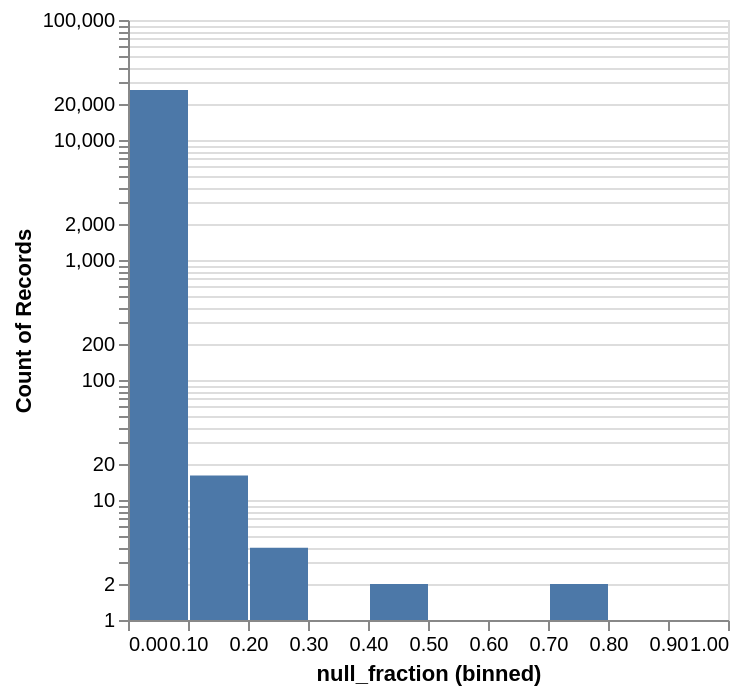

Source (notebook cell):
### Code cell
chart = alt.Chart(
    df
).mark_bar(

).encode(
    alt.X(
        "null_fraction:Q",
        bin=True,
    ),
    alt.Y('count()').scale(type = 'log')
)
chart

### Figure 1 — Vega specification as saved in the notebook (floating-point values rounded to 4 significant figures)
{"$schema": "https://vega.github.io/schema/vega/v6.json", "data": [{"name": "source_0", "values": [{"__count": 26048, "bin_maxbins_10_null_fraction": 0.0, "bin_maxbins_10_null_fraction_end": 0.1}, {"__count": 16, "bin_maxbins_10_null_fraction": 0.1, "bin_maxbins_10_null_fraction_end": 0.2}, {"__count": 2, "bin_maxbins_10_null_fraction": 0.4, "bin_maxbins_10_null_fraction_end": 0.5}, {"__count": 2, "bin_maxbins_10_null_fraction": 0.7, "bin_maxbins_10_null_fraction_end": 0.8}, {"__count": 4, "bin_maxbins_10_null_fraction": 0.2, "bin_maxbins_10_null_fraction_end": 0.3}, {"__count": 1, "bin_maxbins_10_null_fraction": 0.3, "bin_maxbins_10_null_fraction_end": 0.4}, {"__count": 1, "bin_maxbins_10_null_fraction": 0.9, "bin_maxbins_10_null_fraction_end": 1.0}, {"__count": 1, "bin_maxbins_10_null_fraction": 0.5, "bin_maxbins_10_null_fraction_end": 0.6}]}], "signals": [{"name": "bin_maxbins_10_null_fraction_bins", "value": {"fields": ["null_fraction"], "fname": "bin_null_fraction", "start": 0.0, "step": 0.1, "stop": 1.0}}], "marks": [{"type": "rect", "name": "marks", "from": {"data": "source_0"}, "encode": {"update": {"x": {"field": "bin_maxbins_10_null_fraction_end", "scale": "x", "offset": {"signal": "0.5 + (abs(scale(\"x\", datum[\"bin_maxbins_10_null_fraction_end\"]) - scale(\"x\", datum[\"bin_maxbins_10_null_fraction\"])) < 0.25 ? 0.5 * (0.25 - (abs(scale(\"x\", datum[\"bin_maxbins_10_null_fraction_end\"]) - scale(\"x\", datum[\"bin_maxbins_10_null_fraction\"])))) : -0.5)"}}, "y": {"field": "__count", "scale": "y"}, "fill": {"value": "#4c78a8"}, "x2": {"field": "bin_maxbins_10_null_fraction", "scale": "x", "offset": {"signal": "0.5 + (abs(scale(\"x\", datum[\"bin_maxbins_10_null_fraction_end\"]) - scale(\"x\", datum[\"bin_maxbins_10_null_fraction\"])) < 0.25 ? -0.5 * (0.25 - (abs(scale(\"x\", datum[\"bin_maxbins_10_null_fraction_end\"]) - scale(\"x\", datum[\"bin_maxbins_10_null_fraction\"])))) : 0.5)"}}, "y2": {"signal": "scale('y', domain('y')[0])"}}}, "style": ["bar"]}], "scales": [{"name": "x", "type": "linear", "domain": {"signal": "[bin_maxbins_10_null_fraction_bins.start, bin_maxbins_10_null_fraction_bins.stop]"}, "range": [0, {"signal": "width"}], "bins": {"signal": "bin_maxbins_10_null_fraction_bins"}, "zero": false}, {"name": "y", "type": "log", "domain": {"data": "source_0", "field": "__count"}, "range": [{"signal": "height"}, 0], "nice": true}], "axes": [{"scale": "y", "zindex": 0, "grid": true, "ticks": false, "domain": false, "aria": false, "maxExtent": 0, "gridScale": "x", "minExtent": 0, "labels": false, "orient": "left"}, {"scale": "x", "tickCount": {"signal": "ceil(width/10)"}, "grid": false, "orient": "bottom", "labelFlush": true, "labelOverlap": true, "zindex": 0, "title": "null_fraction (binned)"}, {"scale": "y", "orient": "left", "grid": false, "title": "Count of Records", "labelOverlap": "greedy", "zindex": 0}], "height": 300, "padding": 5, "background": "white", "width": 300, "style": "cell"}
